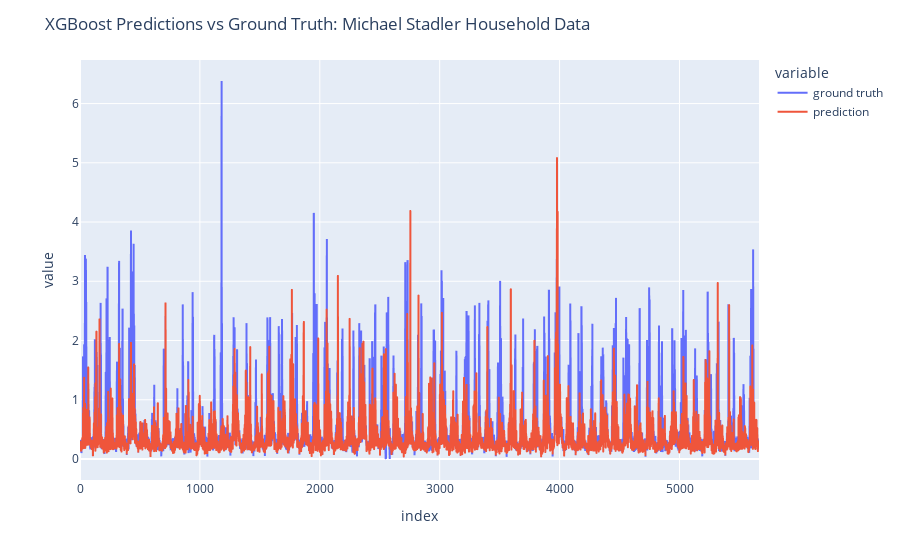

Notebook cell for this chart:
### Code cell
predictions_reshaped = post_process_xgb_predictions(predictions, config.boxcox, scaler, config.lam)
gt = df_first.loc[test_idx].values.flatten()

df_compare = pd.DataFrame({
                        'ground truth':gt,
                        'prediction': predictions_reshaped
                        }
                        )


# -----------------------#
fig2 = px.line(df_compare)
fig2.update_layout(title='XGBoost Predictions vs Ground Truth: Michael Stadler Household Data')
fig2.show()
wandb.log({"Line-Plot":fig2})

### Figure 1 — Plotly figure (JSON) as saved in the notebook; plotly's stock layout.template omitted (floating-point values rounded to 4 significant figures; data arrays with more than 128 entries replaced by an {"elided": "..."} marker saying what was removed)
{"data": [{"hovertemplate": "variable=ground truth<br>index=%{x}<br>value=%{y}<extra></extra>", "legendgroup": "ground truth", "line": {"color": "#636efa", "dash": "solid"}, "marker": {"symbol": "circle"}, "mode": "lines", "name": "ground truth", "showlegend": true, "type": "scattergl", "x": {"elided": "5664 int values"}, "xaxis": "x", "y": {"elided": "5664 float values"}, "yaxis": "y"}, {"hovertemplate": "variable=prediction<br>index=%{x}<br>value=%{y}<extra></extra>", "legendgroup": "prediction", "line": {"color": "#EF553B", "dash": "solid"}, "marker": {"symbol": "circle"}, "mode": "lines", "name": "prediction", "showlegend": true, "type": "scattergl", "x": {"elided": "5664 int values"}, "xaxis": "x", "y": {"elided": "5664 float values"}, "yaxis": "y"}], "layout": {"legend": {"title": {"text": "variable"}, "tracegroupgap": 0}, "margin": {"t": 60}, "title": {"text": "XGBoost Predictions vs Ground Truth: Michael Stadler Household Data"}, "xaxis": {"anchor": "y", "domain": [0, 1], "title": {"text": "index"}}, "yaxis": {"anchor": "x", "domain": [0, 1], "title": {"text": "value"}}}}
